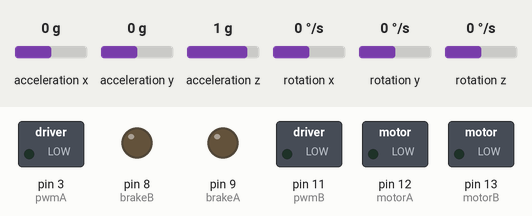
Recording of a sketch running on a simulated Arduino Uno, built with avr-gcc and run on an emulated ATmega328P. Shown: switched loads named in the sketch (green lamp = pin HIGH), output pins drawn as LEDs (lit = HIGH). The inputs (shaded band) are chosen by the test bench; at power-on: acceleration x 0 g, acceleration y 0 g, acceleration z 1 g, rotation x 0 °/s, rotation y 0 °/s, rotation z 0 °/s. What the sketch prints to the serial monitor is not drawn.

Above: at 0.1 s.
At 3.1 s:
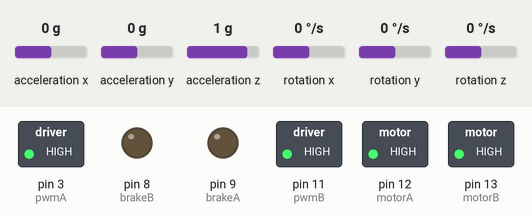
Timing chart, 0 to 4.6 s (numbered marks = the images above):
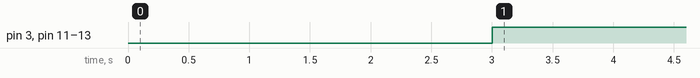

The sketch:

selfBalancingTest.ino
```cpp
#include <MPU6050_tockn.h>
#include <Wire.h>

static int motorA = 12;
static int motorB = 13;
static int brakeA = 9;
static int brakeB = 8;
static int pwmA = 3;
static int pwmB = 11;

MPU6050 mpu6050(Wire);

void setup() {
  Serial.begin(1000000);
  Wire.begin();
  Wire.setClock(50000);
  mpu6050.begin();
  mpu6050.calcGyroOffsets(true);

  //Setup Channel A
  pinMode(motorA, OUTPUT); //Initiates Motor Channel A pin
  pinMode(brakeA, OUTPUT); //Initiates Brake Channel A pin

  //Setup Channel B
  pinMode(motorB, OUTPUT); //Initiates Motor Channel B pin
  pinMode(brakeB, OUTPUT);  //Initiates Brake Channel B pin

  // Disengage the Brake for Channel A and B
  digitalWrite(brakeA, LOW);   //Disengage the Brake for Channel A
  digitalWrite(brakeB, LOW);   //Disengage the Brake for Channel A
}

void loop() {
  mpu6050.update();
  Serial.print("angleX : ");
  Serial.println(mpu6050.getAngleX());

  if (mpu6050.getAngleX() < 90)
  {
    // Actuate motor A
    digitalWrite(motorA, HIGH); //Establishes forward direction of Channel A
    analogWrite(pwmA, 255);

    // Actuate motor B
    digitalWrite(motorB, HIGH); //Establishes forward direction of Channel A
    analogWrite(pwmB, 255);
  }
  else if (mpu6050.getAngleX() > 90)
  {
    // Actuate motor A
    digitalWrite(motorA, LOW); //Establishes forward direction of Channel A
    analogWrite(pwmA, 255);

    // Actuate motor B
    digitalWrite(motorB, LOW); //Establishes forward direction of Channel A
    analogWrite(pwmB, 255);
  }
}
```

Measured:
- by itself, pin 3 (pwmA), pin 11 (pwmB), pin 12 (motorA), pin 13 (motorB): LOW → HIGH at 3.0 s
